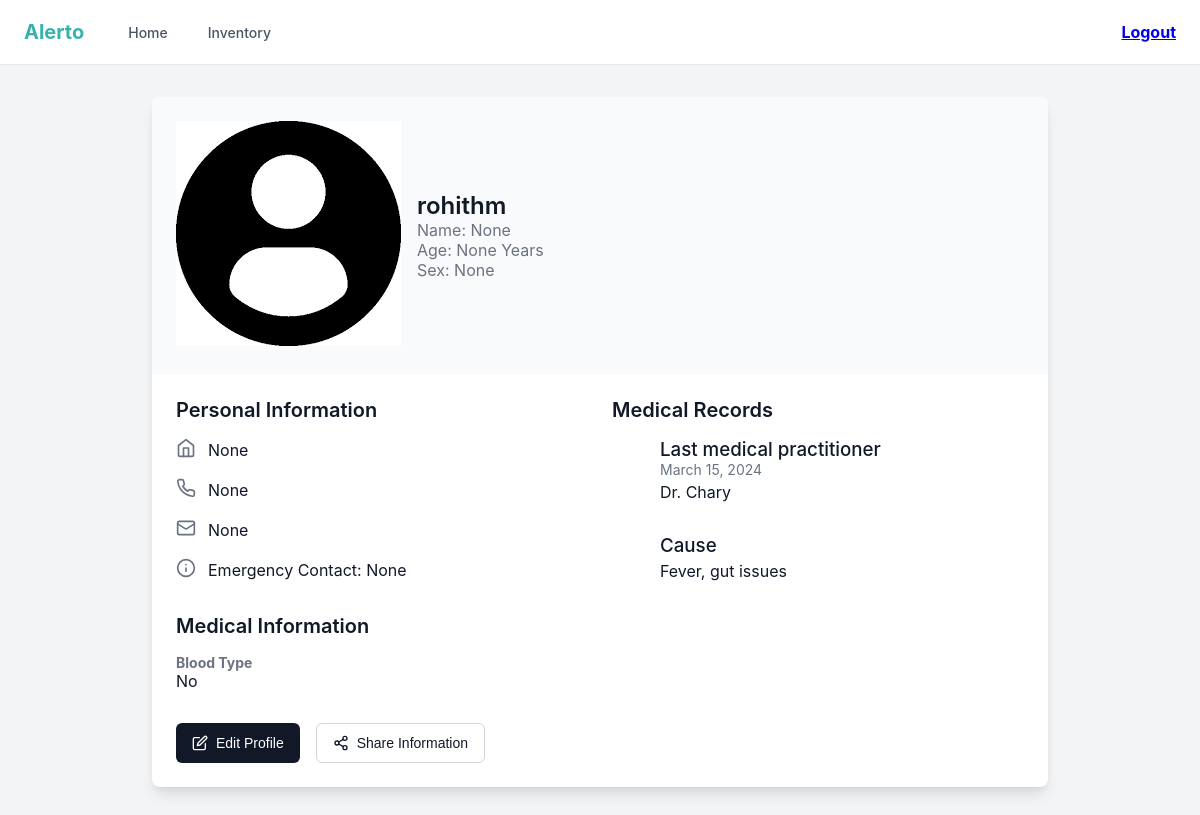
/profile (signed in), run on the app's committed database.
### tables this page shows
CREATE TABLE user (
    id INTEGER PRIMARY KEY AUTOINCREMENT,
    username TEXT UNIQUE NOT NULL,
    password TEXT NOT NULL
, is_doctor INTEGER NOT NULL DEFAULT 0);

CREATE TABLE user_profile (
    user_id INTEGER PRIMARY KEY,
    full_name TEXT,
    age INTEGER,
    sex TEXT,
    addres TEXT,
    phone TEXT,
    email TEXT,
    emergency_contact TEXT,
    blood_type TEXT,
    FOREIGN KEY (user_id) REFERENCES user(id) ON DELETE CASCADE
);

### app.py (the view)
@app.route('/profile', methods=['GET', 'POST'])
def profile():
    if session.get('profileSec') != 1:
        flash("You must be logged in to access the profile page.", category="danger")
        return redirect(url_for('login'))
    conn = get_db_connection()
    cursor = conn.cursor()
    cursor.execute('''
        SELECT u.username, p.full_name, p.age, p.sex, p.addres,
               p.phone, p.email, p.emergency_contact, p.blood_type
        FROM user u
        JOIN user_profile p ON u.id = p.user_id
        WHERE u.username = ?;
    ''', (session.get("username"),))
    user_data = cursor.fetchone()
    conn.close()
    d = dict(user_data) if user_data else None
    return render_template('profile.html', username = session.get('username'), user_data=d, isDoc = session.get('isDoc'))

### app.py (called while the page is built)
def get_db_connection():
    conn = sqlite3.connect('database.db', timeout=10)
    conn.row_factory = sqlite3.Row
    return conn

### templates/profile.html (shortened to what this page needs)
<!DOCTYPE html>
<html lang="en">
<head>
  <link rel="stylesheet" href="static/profile.css">
</head>
<body>
  <div class="navbar">
    <div class="navbar-container">
      <div style="display: flex; align-items: center;">
        <a href="{{url_for('home')}}" class="logo">Alerto</a>
        <nav class="nav-links">
          <ul>
            <li>
              <a href="{{url_for('home')}}" class="nav-link ">Home</a>
            </li>
            <li>
              <a href="{{url_for('inventory') if not isDoc else url_for('docpage')}}" class="nav-link">{{'Inventory' if not isDoc else 'Docpage'}}</a>
            </li>
          </ul>
        </nav>
      </div>
      <div class="nav-actions">
        <a href="{{url_for('logout')}}">
          <h4>Logout</h4>
        </a>
      </div>
    </div>
  </div>
  <div class="main-container">
    <div class="content-wrapper">
      <div class="card">
        <div class="profile-header">
          <div class="profile-header-content">
            <div>
              <img src="static/img/dp.png" alt="Profile">
            </div>
            <div>
              <h1 class="profile-name">{{username}}</h1>
              <p class="profile-fullname">Name: {{ user_data['full_name'] }}</p>
              <p class="profile-age">Age: {{ user_data['age'] }} Years</p>
              <p class="profile-sex">Sex: {{ user_data['sex'] }}</p>
            </div>
          </div>
        </div>
        <div class="profile-content">
          <div>
            <h2 class="profile-section-title">Personal Information</h2>
            <div class="info-item">
              <span class="info-icon">
                <svg xmlns="http://www.w3.org/2000/svg" width="20" height="20" viewBox="0 0 24 24" fill="none"
                  stroke="currentColor" stroke-width="2" stroke-linecap="round" stroke-linejoin="round">
                  <path d="m3 9 9-7 9 7v11a2 2 0 0 1-2 2H5a2 2 0 0 1-2-2z"></path>
                  <polyline points="9 22 9 12 15 12 15 22"></polyline>
                </svg>
              </span>
              <span>{{ user_data['addres'] }}</span>
            </div>
            <div class="info-item">
              <span class="info-icon">
              </span>
              <span>{{ user_data['phone'] }}</span>
            </div>
            <div class="info-item">
              <span class="info-icon">
                <svg xmlns="http://www.w3.org/2000/svg" width="20" height="20" viewBox="0 0 24 24" fill="none"
                  stroke="currentColor" stroke-width="2" stroke-linecap="round" stroke-linejoin="round">
                  <rect width="20" height="16" x="2" y="4" rx="2"></rect>
                  <path d="m22 7-8.97 5.7a1.94 1.94 0 0 1-2.06 0L2 7"></path>
                </svg>
              </span>
              <span>{{ user_data['email'] }}</span>
            </div>
            <div class="info-item">
              <span class="info-icon">
                <svg xmlns="http://www.w3.org/2000/svg" width="20" height="20" viewBox="0 0 24 24" fill="none"
                  stroke="currentColor" stroke-width="2" stroke-linecap="round" stroke-linejoin="round">
                  <circle cx="12" cy="12" r="10"></circle>
                  <path d="M12 16v-4"></path>
                  <path d="M12 8h.01"></path>
                </svg>
              </span>
              <span>Emergency Contact: {{ user_data['emergency_contact'] }}</span>
            </div>
            <h2 class="profile-section-title" style="margin-top: 32px;">Medical Information</h2>
            <div class="medical-info-item">
              <h3 class="medical-info-label">Blood Type</h3>
              <p>{{ user_data['blood_type'] }}</p>
            </div>
            <div class="action-buttons">
              <button onclick="editProfile()" class="button button-primary">
                <span>Edit Profile</span>
              </button>
              <button class="button button-outline" id="shareBtn">
                <span>Share Information</span>
              </button>
            </div>
          </div>
          <div>
            <h2 class="profile-section-title">Medical Records</h2>
            <div class="timeline">
              <div class="timeline-event">
                <div class="timeline-content">
                  <h3 class="timeline-title">Last medical practitioner</h3>
                  <p class="timeline-date">March 15, 2024</p>
                  <p class="timeline-description">Dr. Chary</p>
                </div>
              </div>
              <div class="timeline-event">
                <div class="timeline-content">
                  <h3 class="timeline-title">Cause</h3>
                  <p class="timeline-description">Fever, gut issues
                  </p>
                </div>
              </div>
            </div>
          </div>
        </div>
      </div>
    </div>
  </div>
</body>
</html>

### static/profile.css (style rules this page uses)
* { margin: 0; padding: 0; box-sizing: border-box; }
body { font-family: -apple-system, BlinkMacSystemFont, 'Segoe UI', Roboto, Oxygen, Ubuntu, Cantarell, sans-serif; background-color: #f3f4f6; color: #111827; min-height: 100vh; }
.navbar { position: sticky; top: 0; z-index: 50; width: 100%; border-bottom: 1px solid #e5e7eb; background-color: white; }
.navbar-container { display: flex; height: 64px; align-items: center; justify-content: space-between; padding: 0 16px; }
@media (min-width: 640px) { .navbar-container { padding: 0 24px; } }
.logo { font-size: 20px; font-weight: bold; text-decoration: none; color: #38b2ac; }
.nav-links { margin-left: 32px; display: none; }
@media (min-width: 768px) { .nav-links { display: block; } }
.nav-links ul { display: flex; gap: 16px; list-style: none; }
.nav-link { padding: 8px 12px; font-size: 14px; font-weight: 500; text-decoration: none; }
.nav-link:not(.active) { color: #4b5563; }
.nav-actions { display: flex; align-items: center; gap: 16px; }
.main-container, .main-container-edit { padding: 32px 16px; }
@media (min-width: 640px) { .main-container { padding: 32px 24px; } }
@media (min-width: 1024px) { .main-container { padding: 32px 32px; } }
.content-wrapper { max-width: 896px; margin: 0 auto; }
.card { background-color: white; border-radius: 8px; overflow: hidden; box-shadow: 0 10px 15px -3px rgba(0, 0, 0, 0.1), 0 4px 6px -2px rgba(0, 0, 0, 0.05); }
.profile-header { background-color: #f9fafb; padding: 24px; }
.profile-header-content { display: flex; align-items: center; gap: 16px; }
.profile-name { font-size: 24px; font-weight: 600; }
.profile-age, .profile-sex, .profile-fullname { color: #6b7280; }
.profile-content { display: grid; gap: 24px; padding: 24px; }
@media (min-width: 768px) { .profile-content { grid-template-columns: repeat(2, 1fr); } }
.profile-section-title { font-size: 20px; font-weight: 600; margin-bottom: 16px; }
.info-item { display: flex; align-items: center; gap: 12px; margin-bottom: 16px; }
.info-icon { color: #6b7280; }
.medical-info-item { margin-bottom: 16px; }
.medical-info-label { font-size: 14px; color: #6b7280; }
.action-buttons { display: flex; gap: 16px; margin-top: 32px; }
.button { display: inline-flex; align-items: center; gap: 8px; padding: 8px 16px; height: 40px; border-radius: 6px; font-size: 14px; font-weight: 500; cursor: pointer; }
.button-primary { background-color: #111827; color: white; border: none; }
.button-outline { background-color: transparent; color: #111827; border: 1px solid #d1d5db; }
.timeline-event { position: relative; margin-bottom: 32px; }
.timeline-content { margin-left: 48px; }
.timeline-title { font-weight: 500; }
.timeline-date { font-size: 14px; color: #6b7280; }
.timeline-description { margin-top: 4px; }

### data on the page
user: username "rohithm"
user_profile: full_name "None", age "None", sex "None", addres "None", phone "None", email "None", emergency_contact "None", blood_type "No"

### other printed values
{{ 'Inventory' if not isDoc else 'Docpage' }} "Inventory"
